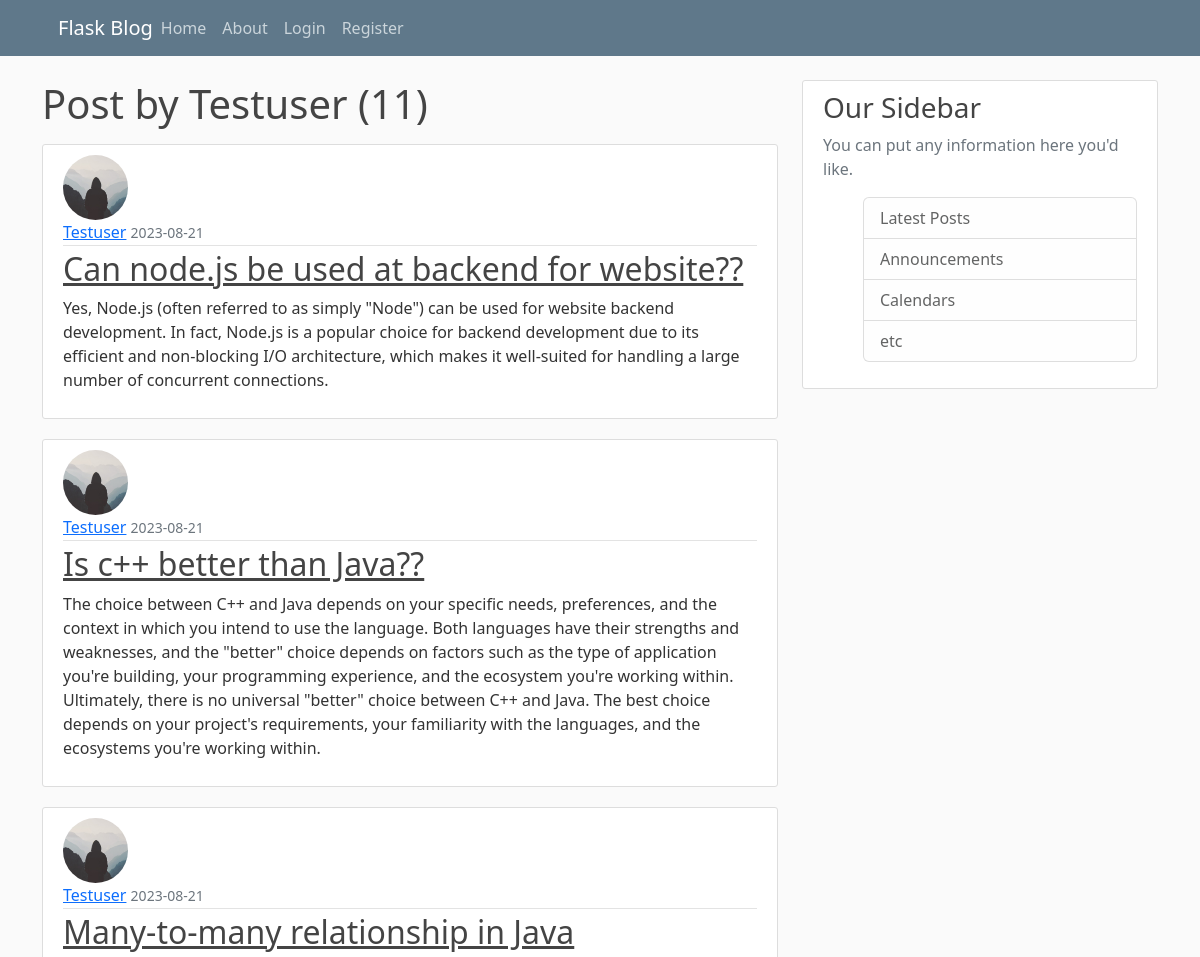
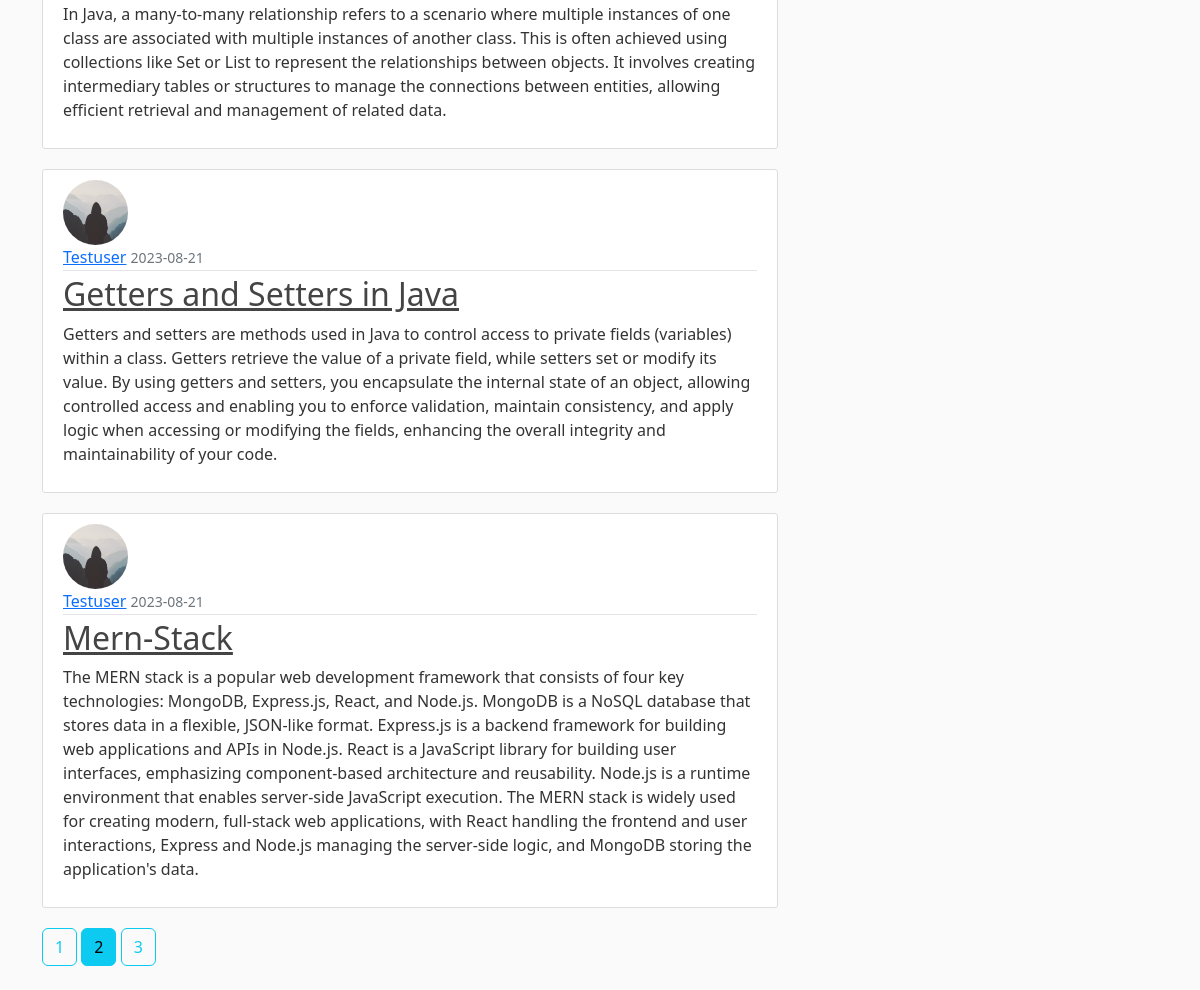
The app's page /user/Testuser?page=2 with its own data (2 pictures, top to bottom).
### flaskblog/models.py (models this page shows, shortened)
class User(db.Model,UserMixin) :
    id=db.Column(db.Integer,primary_key=True)
    username=db.Column(db.String(20),unique=True,nullable=False)
    email=db.Column(db.String(120),unique=True,nullable=False)
    image_file=db.Column(db.String(20),nullable=False,default='default.jpg')
    password=db.Column(db.String(60),nullable=False)
    posts=db.relationship('Post',backref='author',lazy=True)

class Post(db.Model) :
    id=db.Column(db.Integer,primary_key=True)
    title=db.Column(db.String(20),unique=True,nullable=False)
    date_posted=db.Column(db.DateTime,nullable=False,default=datetime.utcnow)
    content=db.Column(db.Text,nullable=False)
    user_id=db.Column(db.Integer,db.ForeignKey('user.id'),nullable=False)

### flaskblog/routes.py (the view)
@app.route("/user/<string:username>")
def user_posts(username):
    page=request.args.get('page',1,type=int)
    user=User.query.filter_by(username=username).first_or_404()
    posts=Post.query.filter_by(author=user).order_by(Post.date_posted.desc()).paginate(page=page,per_page=5)
    return render_template('user_posts.html',posts=posts,user=user)

### flaskblog/templates/user_posts.html (shortened to what this page needs)
{% extends "layout.html"%}
{%block content %}
    <h1 class="mb-3">Post by {{user.username}} ({{posts.total}})</h1>
        {% for post in posts.items%}
            <article class="media content-section">
                <img class="rounded-circle article-img" src="{{url_for('static',filename='profile_pics/' + post.author.image_file)}}">
                <div class="media-body">
                <div class="article-metadata">
                    <a class="mr-2" href="{{url_for('user_posts',username=post.author.username)}}">{{ post.author.username }}</a>
                    <small class="text-muted">{{ post.date_posted.strftime('%Y-%m-%d') }}</small>
                </div>
                <h2><a class="article-title" href="{{url_for('post',post_id=post.id)}}">{{ post.title }}</a></h2>
                <p class="article-content">{{ post.content }}</p>
                </div>
            </article>
        {%endfor%}
        {%for page_num in posts.iter_pages(left_edge=1,right_edge=1)%}
           {%if page_num%}
              {%if posts.page==page_num%}
                  <a class="btn btn-info mb-4" href="{{url_for('user_posts',username=user.username,page=page_num)}}">{{page_num}}</a>
              {%else%}
                 <a class="btn btn-outline-info mb-4" href="{{url_for('user_posts',username=user.username,page=page_num)}}">{{page_num}}</a>
              {%endif%}
           {%endif%}
        {%endfor%}
{%endblock content%}

### flaskblog/static/main.css (style rules this page uses)
body { background: #fafafa; color: #333333; margin-top: 5rem; }
h1, h2, h3, h4, h5, h6 { color: #444444; }
.content-section { background: #ffffff; padding: 10px 20px; border: 1px solid #dddddd; border-radius: 3px; margin-bottom: 20px; }
.article-title { color: #444444; }
.article-content { white-space: pre-line; }
.article-img { height: 65px; width: 65px; margin-right: 16px; }
.article-metadata { padding-bottom: 1px; margin-bottom: 4px; border-bottom: 1px solid #e3e3e3 }

### records on screen
User: username "Testuser"
Post: image_file (placeholder picture), author.username "Testuser", date_posted "2023-08-21", title "Can node.js be used at backend for website??", content "Yes, Node.js (often referred to as simply \"Node\") can be used for website backend development. In fact, Node.js is a popular choice for backend development due to its efficient and non-blocking I/O architecture, which makes it well-suited for handling a large number of concurrent connections."
Post: image_file (placeholder picture), author.username "Testuser", date_posted "2023-08-21", title "Is c++ better than Java??", content "The choice between C++ and Java depends on your specific needs, preferences, and the context in which you intend to use the language. Both languages have their strengths and weaknesses, and the \"better\" choice depends on factors such as the type of application you're building, your programming experience, and the ecosystem you're working within. Ultimately, there is no universal \"better\" choice between C++ and Java. The best choice depends on your project's requirements, your familiarity with the languages, and the ecosystems you're working within."
Post: image_file (placeholder picture), author.username "Testuser", date_posted "2023-08-21", title "Many-to-many relationship in Java", content "In Java, a many-to-many relationship refers to a scenario where multiple instances of one class are associated with multiple instances of another class. This is often achieved using collections like Set or List to represent the relationships between objects. It involves creating intermediary tables or structures to manage the connections between entities, allowing efficient retrieval and management of related data."
Post: image_file (placeholder picture), author.username "Testuser", date_posted "2023-08-21", title "Getters and Setters in Java", content "Getters and setters are methods used in Java to control access to private fields (variables) within a class. Getters retrieve the value of a private field, while setters set or modify its value. By using getters and setters, you encapsulate the internal state of an object, allowing controlled access and enabling you to enforce validation, maintain consistency, and apply logic when accessing or modifying the fields, enhancing the overall integrity and maintainability of your code."
Post: image_file (placeholder picture), author.username "Testuser", date_posted "2023-08-21", title "Mern-Stack", content "The MERN stack is a popular web development framework that consists of four key technologies: MongoDB, Express.js, React, and Node.js. MongoDB is a NoSQL database that stores data in a flexible, JSON-like format. Express.js is a backend framework for building web applications and APIs in Node.js. React is a JavaScript library for building user interfaces, emphasizing component-based architecture and reusability. Node.js is a runtime environment that enables server-side JavaScript execution. The MERN stack is widely used for creating modern, full-stack web applications, with React handling the frontend and user interactions, Express and Node.js managing the server-side logic, and MongoDB…"

### other values on screen
{{ posts.total }} "11"
{{ page_num }} "1" "3"
{{ page_num }} "2"
